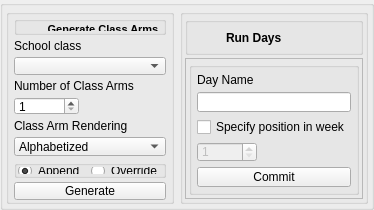
                       <widget class="QGroupBox" name="groupBox_30">
                        <property name="title">
                         <string/>
                        </property>
                        <layout class="QHBoxLayout" name="horizontalLayout_42">
                         <property name="leftMargin">
                          <number>3</number>
                         </property>
                         <property name="topMargin">
                          <number>3</number>
                         </property>
                         <property name="rightMargin">
                          <number>3</number>
                         </property>
                         <property name="bottomMargin">
                          <number>3</number>
                         </property>
                         <item>
                          <widget class="QGroupBox" name="groupBox_2">
                           <property name="minimumSize">
                            <size>
                             <width>0</width>
                             <height>100</height>
                            </size>
                           </property>
                           <property name="maximumSize">
                            <size>
                             <width>16777215</width>
                             <height>195</height>
                            </size>
                           </property>
                           <property name="title">
                            <string/>
                           </property>
                           <property name="alignment">
                            <set>Qt::AlignCenter</set>
                           </property>
                           <layout class="QVBoxLayout" name="verticalLayout_5">
                            <property name="spacing">
                             <number>4</number>
                            </property>
                            <property name="leftMargin">
                             <number>5</number>
                            </property>
                            <property name="topMargin">
                             <number>1</number>
                            </property>
                            <property name="rightMargin">
                             <number>5</number>
                            </property>
                            <property name="bottomMargin">
                             <number>1</number>
                            </property>
                            <item>
                             <widget class="QGroupBox" name="groupBox_33">
                              <layout class="QHBoxLayout" name="horizontalLayout_44">
                               <property name="leftMargin">
                                <number>1</number>
                               </property>
                               <property name="topMargin">
                                <number>1</number>
                               </property>
                               <property name="rightMargin">
                                <number>1</number>
                               </property>
                               <property name="bottomMargin">
                                <number>1</number>
                               </property>
                               <item>
                                <widget class="QLabel" name="label_107">
                                 <property name="maximumSize">
                                  <size>
                                   <width>20</width>
                                   <height>16</height>
                                  </size>
                                 </property>
                                 <property name="text">
                                  <string/>
                                 </property>
                                 <property name="pixmap">
                                  <pixmap>../Icons-mine/arm.png</pixmap>
                                 </property>
                                 <property name="scaledContents">
                                  <bool>true</bool>
                                 </property>
                                </widget>
                               </item>
                               <item>
                                <widget class="QLabel" name="label_3">
                                 <property name="minimumSize">
                                  <size>
                                   <width>0</width>
                                   <height>0</height>
                                  </size>
                                 </property>
                                 <property name="maximumSize">
                                  <size>
                                   <width>16777215</width>
                                   <height>16777215</height>
                                  </size>
                                 </property>
                                 <property name="font">
                                  <font>
                                   <pointsize>8</pointsize>
                                   <weight>75</weight>
                                   <bold>true</bold>
                                  </font>
                                 </property>
                                 <property name="text">
                                  <string>&lt;html&gt;&lt;head/&gt;&lt;body&gt;&lt;p&gt;Generate Class Arms&lt;/p&gt;&lt;/body&gt;&lt;/html&gt;</string>
                                 </property>
                                 <property name="textFormat">
                                  <enum>Qt::AutoText</enum>
                                 </property>
                                 <property name="alignment">
                                  <set>Qt::AlignCenter</set>
                                 </property>
                                 <property name="wordWrap">
                                  <bool>true</bool>
                                 </property>
                                </widget>
                               </item>
                              </layout>
                             </widget>
                            </item>
                            <item>
                             <widget class="QLabel" name="label_2">
                              <property name="text">
                               <string>School class</string>
                              </property>
                             </widget>
                            </item>
                            <item>
                             <widget class="QComboBox" name="arms_class_combo"/>
                            </item>
                            <item>
                             <widget class="QLabel" name="label_4">
                              <property name="text">
                               <string>Number of Class Arms</string>
                              </property>
                             </widget>
                            </item>
                            <item>
                             <widget class="QSpinBox" name="arm_num_spinbox">
                              <property name="maximumSize">
                               <size>
                                <width>65</width>
                                <height>16777215</height>
                               </size>
                              </property>
                              <property name="minimum">
                               <number>1</number>
                              </property>
                             </widget>
                            </item>
                            <item>
                             <widget class="QLabel" name="label_7">
                              <property name="text">
                               <string>Class Arm Rendering</string>
                              </property>
                             </widget>
                            </item>
                            <item>
                             <widget class="QComboBox" name="alphabetized_combo">
                              <item>
                               <property name="text">
                                <string>Alphabetized</string>
                               </property>
                              </item>
                              <item>
                               <property name="text">
                                <string>Numbered</string>
                               </property>
                              </item>
                             </widget>
                            </item>
                            <item>
                             <widget class="QGroupBox" name="arms_append_override_gbox">
                              <property name="toolTip">
                               <string>&lt;html&gt;&lt;head/&gt;&lt;body&gt;&lt;p&gt;Append: Tthe generated arms are added to the Class' existing arms.&lt;/p&gt;&lt;p&gt;Override: The generated arms replace existing arms.&lt;/p&gt;&lt;/body&gt;&lt;/html&gt;</string>
                              </property>
                              <property name="title">
                               <string/>
                              </property>
                              <layout class="QHBoxLayout" name="horizontalLayout_9">
                               <property name="leftMargin">
                                <number>1</number>
                               </property>
                               <property name="topMargin">
                                <number>1</number>
                               </property>
                               <property name="rightMargin">
                                <number>1</number>
                               </property>
                               <property name="bottomMargin">
                                <number>1</number>
                               </property>
                               <item>
                                <widget class="QRadioButton" name="radioButton_7">
                                 <property name="text">
                                  <string>Append</string>
                                 </property>
                                 <property name="checkable">
                                  <bool>true</bool>
                                 </property>
                                 <property name="checked">
                                  <bool>true</bool>
                                 </property>
                                 <property name="autoRepeat">
                                  <bool>false</bool>
                                 </property>
                                </widget>
                               </item>
                               <item>
                                <widget class="QRadioButton" name="radioButton_8">
                                 <property name="text">
                                  <string>Override</string>
                                 </property>
                                </widget>
                               </item>
                              </layout>
                             </widget>
                            </item>
                            <item>
                             <widget class="QPushButton" name="generate_arms_btn">
                              <property name="text">
                               <string>Generate</string>
                              </property>
                             </widget>
                            </item>
                           </layout>
                          </widget>
                         </item>
                         <item>
                          <widget class="QGroupBox" name="groupBox_44">
                           <property name="maximumSize">
                            <size>
                             <width>200</width>
                             <height>16777215</height>
                            </size>
                           </property>
                           <property name="title">
                            <string/>
                           </property>
                           <layout class="QVBoxLayout" name="verticalLayout_19">
                            <property name="spacing">
                             <number>3</number>
                            </property>
                            <property name="leftMargin">
                             <number>2</number>
                            </property>
                            <property name="topMargin">
                             <number>2</number>
                            </property>
                            <property name="rightMargin">
                             <number>2</number>
                            </property>
                            <property name="bottomMargin">
                             <number>2</number>
                            </property>
                            <item>
                             <widget class="QGroupBox" name="groupBox_48">
                              <property name="maximumSize">
                               <size>
                                <width>16777215</width>
                                <height>50</height>
                               </size>
                              </property>
                              <property name="title">
                               <string/>
                              </property>
                              <layout class="QHBoxLayout" name="horizontalLayout_14">
                               <property name="spacing">
                                <number>8</number>
                               </property>
                               <property name="leftMargin">
                                <number>2</number>
                               </property>
                               <property name="topMargin">
                                <number>0</number>
                               </property>
                               <property name="rightMargin">
                                <number>2</number>
                               </property>
                               <property name="bottomMargin">
                                <number>0</number>
                               </property>
                               <item>
                                <widget class="QLabel" name="label_82">
                                 <property name="maximumSize">
                                  <size>
                                   <width>28</width>
                                   <height>28</height>
                                  </size>
                                 </property>
                                 <property name="text">
                                  <string/>
                                 </property>
                                 <property name="pixmap">
                                  <pixmap>../Icons-mine/Day_icon.png</pixmap>
                                 </property>
                                 <property name="scaledContents">
                                  <bool>true</bool>
                                 </property>
                                </widget>
                               </item>
                               <item alignment="Qt::AlignLeft">
                                <widget class="QLabel" name="label_81">
                                 <property name="sizePolicy">
                                  <sizepolicy hsizetype="Preferred" vsizetype="Preferred">
                                   <horstretch>0</horstretch>
                                   <verstretch>0</verstretch>
                                  </sizepolicy>
                                 </property>
                                 <property name="font">
                                  <font>
                                   <weight>75</weight>
                                   <bold>true</bold>
                                  </font>
                                 </property>
                                 <property name="text">
                                  <string>Run Days</string>
                                 </property>
                                </widget>
                               </item>
                              </layout>
                             </widget>
                            </item>
                            <item>
                             <widget class="QFrame" name="frame_5">
                              <property name="maximumSize">
                               <size>
                                <width>16777215</width>
                                <height>141</height>
                               </size>
                              </property>
                              <property name="frameShape">
                               <enum>QFrame::StyledPanel</enum>
                              </property>
                              <property name="frameShadow">
                               <enum>QFrame::Raised</enum>
                              </property>
                              <layout class="QVBoxLayout" name="verticalLayout_73">
                               <property name="leftMargin">
                                <number>3</number>
                               </property>
                               <property name="topMargin">
                                <number>3</number>
                               </property>
                               <property name="rightMargin">
                                <number>3</number>
                               </property>
                               <property name="bottomMargin">
                                <number>3</number>
                               </property>
                               <item>
                                <widget class="QGroupBox" name="groupBox_3">
                                 <property name="maximumSize">
                                  <size>
                                   <width>170</width>
                                   <height>160</height>
                                  </size>
                                 </property>
                                 <property name="title">
                                  <string/>
                                 </property>
                                 <property name="alignment">
                                  <set>Qt::AlignCenter</set>
                                 </property>
                                 <layout class="QVBoxLayout" name="verticalLayout_7">
                                  <property name="spacing">
                                   <number>5</number>
                                  </property>
                                  <property name="leftMargin">
                                   <number>5</number>
                                  </property>
                                  <property name="topMargin">
                                   <number>5</number>
                                  </property>
                                  <property name="rightMargin">
                                   <number>5</number>
                                  </property>
                                  <property name="bottomMargin">
                                   <number>5</number>
                                  </property>
                                  <item>
                                   <widget class="QLabel" name="label_10">
                                    <property name="text">
                                     <string>Day Name</string>
                                    </property>
                                   </widget>
                                  </item>
                                  <item>
                                   <widget class="QLineEdit" name="day_name"/>
                                  </item>
                                  <item>
                                   <widget class="QCheckBox" name="day_position_chbox">
                                    <property name="toolTip">
                                     <string>&lt;html&gt;&lt;head/&gt;&lt;body&gt;&lt;p&gt;Optional. If checked, number you input &lt;/p&gt;&lt;p&gt;should signify the position of the day with respect to the others.&lt;/p&gt;&lt;/body&gt;&lt;/html&gt;</string>
                                    </property>
                                    <property name="text">
                                     <string>Specify position in week</string>
                                    </property>
                                   </widget>
                                  </item>
                                  <item>
                                   <widget class="QSpinBox" name="position_spinbox">
                                    <property name="enabled">
                                     <bool>false</bool>
                                    </property>
                                    <property name="maximumSize">
                                     <size>
                                      <width>60</width>
                                      <height>16777215</height>
                                     </size>
                                    </property>
                                    <property name="minimum">
                                     <number>1</number>
                                    </property>
                                   </widget>
                                  </item>
                                  <item>
                                   <widget class="QPushButton" name="create_day_btn">
                                    <property name="text">
                                     <string>Commit</string>
                                    </property>
                                   </widget>
                                  </item>
                                 </layout>
                                </widget>
                               </item>
                              </layout>
                             </widget>
                            </item>
                           </layout>
                          </widget>
                         </item>
                        </layout>
                       </widget>
